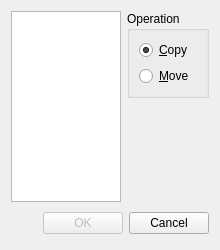
<?xml version="1.0" encoding="UTF-8"?>
<ui version="4.0">
 <class>WordCopyMoveDialog</class>
 <widget class="QDialog" name="WordCopyMoveDialog">
  <property name="geometry">
   <rect>
    <x>0</x>
    <y>0</y>
    <width>220</width>
    <height>250</height>
   </rect>
  </property>
  <property name="windowTitle">
   <string>Copy/Move</string>
  </property>
  <layout class="QVBoxLayout" name="verticalLayout_3">
   <item>
    <layout class="QHBoxLayout" name="horizontalLayout">
     <item>
      <widget class="QTreeView" name="categories">
       <property name="rootIsDecorated">
        <bool>false</bool>
       </property>
      </widget>
     </item>
     <item>
      <layout class="QVBoxLayout" name="verticalLayout_2">
       <item>
        <widget class="QGroupBox" name="groupBox">
         <property name="title">
          <string>Operation</string>
         </property>
         <layout class="QVBoxLayout" name="verticalLayout">
          <item>
           <widget class="QRadioButton" name="copy">
            <property name="text">
             <string>&amp;Copy</string>
            </property>
            <property name="checked">
             <bool>true</bool>
            </property>
           </widget>
          </item>
          <item>
           <widget class="QRadioButton" name="move">
            <property name="text">
             <string>&amp;Move</string>
            </property>
           </widget>
          </item>
         </layout>
        </widget>
       </item>
       <item>
        <spacer name="verticalSpacer">
         <property name="orientation">
          <enum>Qt::Vertical</enum>
         </property>
         <property name="sizeHint" stdset="0">
          <size>
           <width>20</width>
           <height>40</height>
          </size>
         </property>
        </spacer>
       </item>
      </layout>
     </item>
    </layout>
   </item>
   <item>
    <layout class="QHBoxLayout">
     <property name="spacing">
      <number>6</number>
     </property>
     <property name="leftMargin">
      <number>0</number>
     </property>
     <property name="topMargin">
      <number>0</number>
     </property>
     <property name="rightMargin">
      <number>0</number>
     </property>
     <property name="bottomMargin">
      <number>0</number>
     </property>
     <item>
      <spacer>
       <property name="orientation">
        <enum>Qt::Horizontal</enum>
       </property>
       <property name="sizeHint" stdset="0">
        <size>
         <width>131</width>
         <height>31</height>
        </size>
       </property>
      </spacer>
     </item>
     <item>
      <widget class="QPushButton" name="okButton">
       <property name="enabled">
        <bool>false</bool>
       </property>
       <property name="text">
        <string>OK</string>
       </property>
      </widget>
     </item>
     <item>
      <widget class="QPushButton" name="cancelButton">
       <property name="text">
        <string>Cancel</string>
       </property>
      </widget>
     </item>
    </layout>
   </item>
  </layout>
 </widget>
 <resources/>
 <connections>
  <connection>
   <sender>okButton</sender>
   <signal>clicked()</signal>
   <receiver>WordCopyMoveDialog</receiver>
   <slot>accept()</slot>
   <hints>
    <hint type="sourcelabel">
     <x>278</x>
     <y>253</y>
    </hint>
    <hint type="destinationlabel">
     <x>96</x>
     <y>254</y>
    </hint>
   </hints>
  </connection>
  <connection>
   <sender>cancelButton</sender>
   <signal>clicked()</signal>
   <receiver>WordCopyMoveDialog</receiver>
   <slot>reject()</slot>
   <hints>
    <hint type="sourcelabel">
     <x>369</x>
     <y>253</y>
    </hint>
    <hint type="destinationlabel">
     <x>179</x>
     <y>282</y>
    </hint>
   </hints>
  </connection>
 </connections>
</ui>
